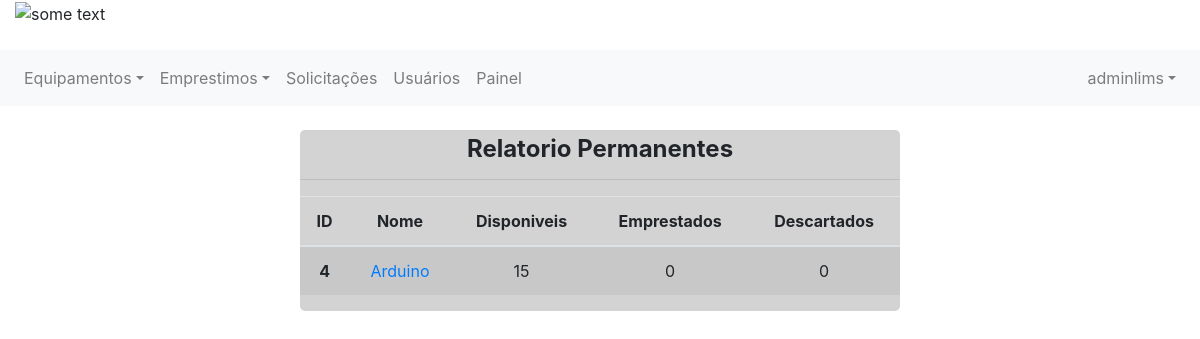
Page /relatorio-consumiveis/ (signed in) on the earlier database version.
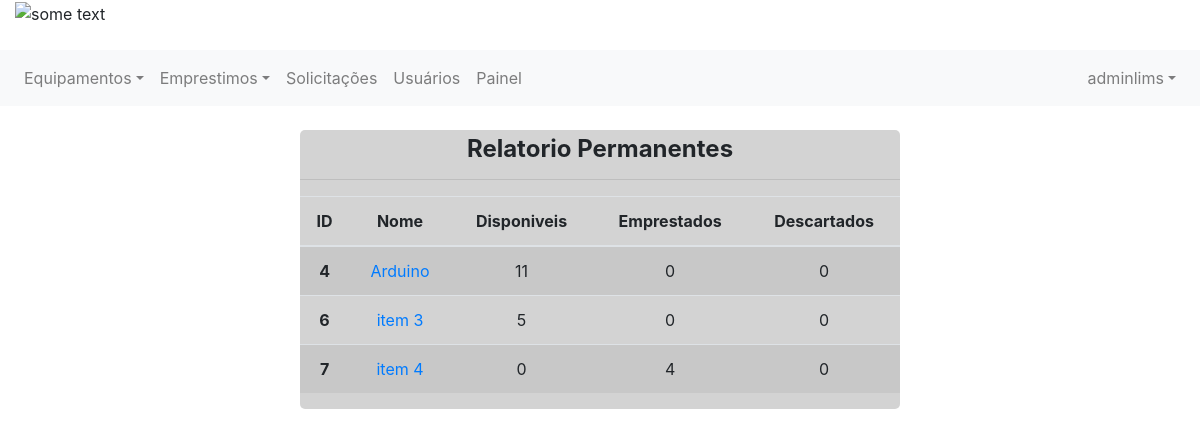
Same page on the later database version.
### controle/models.py (models this page shows)
class Item(models.Model):
    nome = models.CharField(max_length=100)
    quantidade = models.IntegerField()
    quantidade_emprestada = models.IntegerField(default=0)
    quantidade_descartada = models.IntegerField(default=0)
    codigo_tombamento = models.CharField(max_length=100, null=True, default=None)
    tipo = models.ForeignKey(TipoEquipamento, on_delete=models.CASCADE)
    imagem = models.FileField(upload_to='documents/%Y/%m/%d', default='documents/1111/sem_foto.jpg')
    excluido = models.BooleanField(default=False)
    em_operacao = models.BooleanField(default=1, null=True)

### controle/views.py (the view)
# urls.py: path('relatorio-consumiveis/', views.relatorio_consumiveis, name="relatorio_consumiveis"),
@login_required
def relatorio_consumiveis(request):
    if get_usuario_logado(request).is_superuser:
        itens = Item.objects.filter(tipo_id=1)
        return render(request, 'relatorios/relatorio_consumivel.html',
                      {'itens': itens, 'user_logado': get_usuario_logado(request)})
    else:
        messages.error(request, 'Acesso negado!')
        return render(request, 'pag_falha.html', {'user_logado': get_usuario_logado(request)})

### controle/views.py (called while the page is built)
def get_usuario_logado(request):
    return request.user

### controle/templates/relatorios/relatorio_consumivel.html
{% extends 'base.html' %}
{% block 'content' %}
<div class="#" style="text-align: center;">
    <br>
    <div class="list-inline-item" style=" background-color: lightgray; width: 600px; border-radius:5px;">
        <h4 style="font-weight: bold; text-align: center; margin: 5px;"> Relatorio Permanentes</h4>
        <hr>
        <table class="table table-striped">
            <thead>
            <tr>
                <th scope="col">ID</th>
                <th scope="col">Nome</th>
                <th scope="col">Disponiveis</th>
                <th scope="col">Emprestados</th>
                <th scope="col">Descartados</th>
            </tr>
            </thead>
            <tbody>
            {% for item in itens %}
            <tr>
                <th scope="row">{{ item.id }}</th>
                <td><a href="{% url 'equipamento' item.id %}"> {{ item.nome }} </a></td>
                <td>{{ item.quantidade }}</td>
                <td>{{ item.quantidade_emprestada }}</td>
                <td>{{ item.quantidade_descartada }}</td>
            </tr>
            {% endfor %}
            </tbody>
        </table>
    </div>
</div>
{% endblock %}

Differences in the rows shown:
changed Item "Arduino": quantidade "15" → "11"
added Item: id "6", nome "item 3", quantidade "5", quantidade_emprestada "0", quantidade_descartada "0"
added Item: id "7", nome "item 4", quantidade "0", quantidade_emprestada "4", quantidade_descartada "0"
